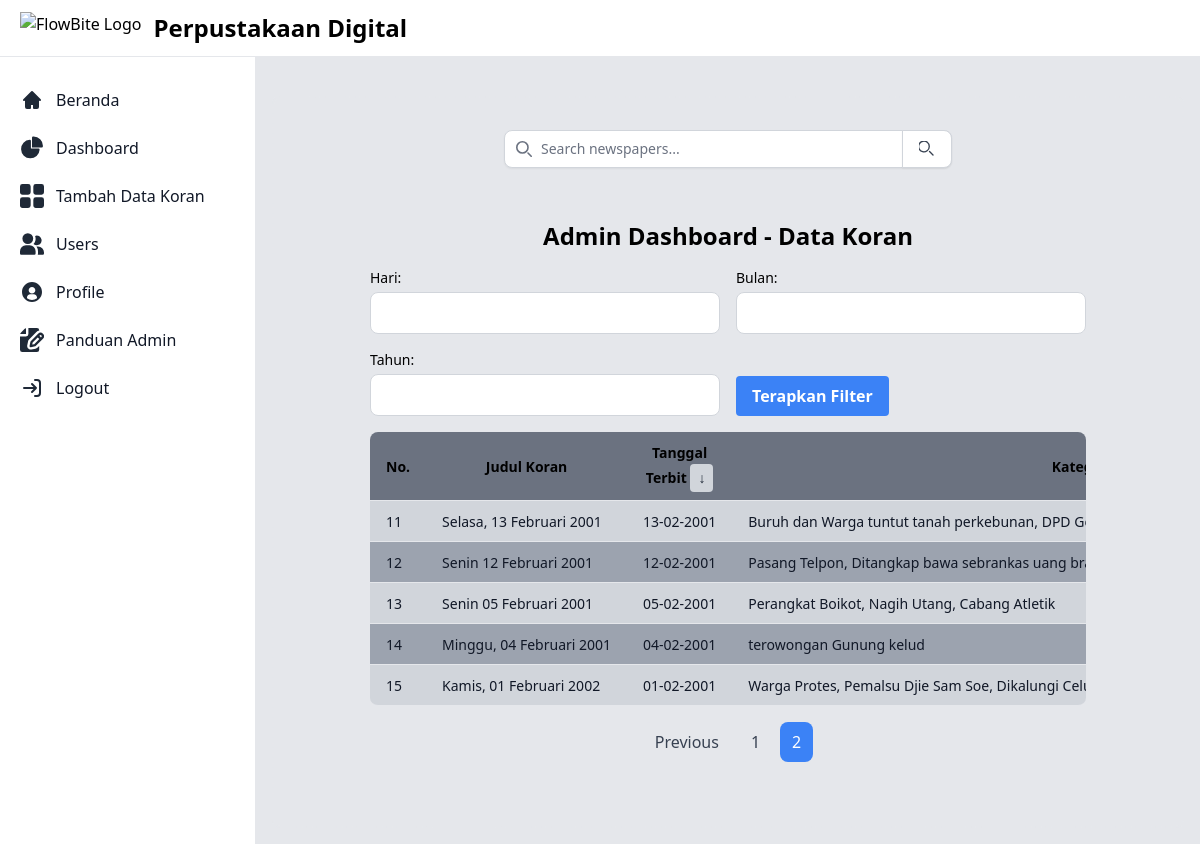
/admin/admin_dashboard.php?page=2 (signed in), run on an earlier commit of the app's database.
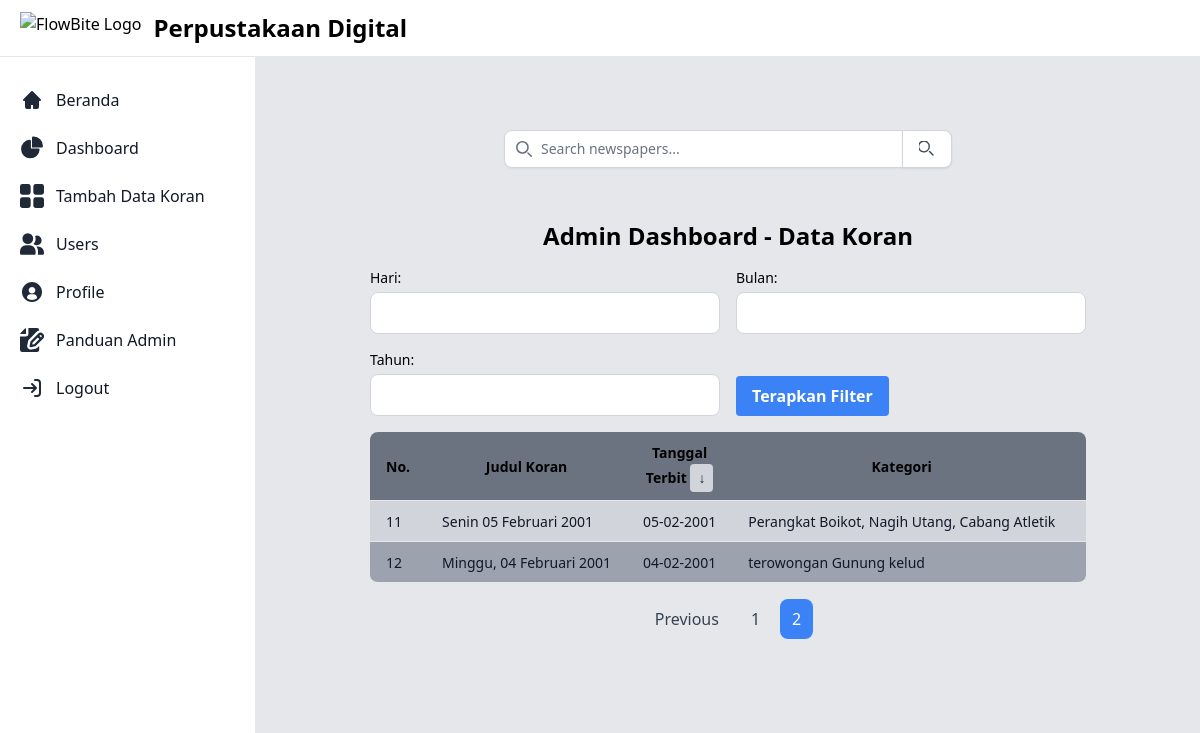
And on a later commit of the database.
### tables this page shows
CREATE TABLE `newspapers` (
  `id` int(11) NOT NULL,
  `title` varchar(255) NOT NULL,
  `publication_date` date NOT NULL,
  `category` varchar(100) DEFAULT NULL,
  `thumbnail` varchar(255) DEFAULT NULL,
  `pdf_file` varchar(255) NOT NULL,
  `created_at` timestamp NOT NULL DEFAULT current_timestamp(),
  `newspaper_type` varchar(255) DEFAULT NULL
);

### admin/admin_dashboard.php (the view, shortened to what this page needs)
<?php
require '../config.php';
$sortOrder = isset($_GET['order']) && $_GET['order'] === 'asc' ? 'ASC' : 'DESC';
$filterDay = '';
$filterMonth = '';
$filterYear = '';
$page = isset($_GET['page']) && is_numeric($_GET['page']) ? (int)$_GET['page'] : 1;
$limit = 10;
$offset = ($page - 1) * $limit;
$sql = 'SELECT * FROM newspapers';
$sql .= ' ORDER BY publication_date ' . $sortOrder;
$countSql = 'SELECT COUNT(*) AS total FROM newspapers';
$stmt = $pdo->prepare($sql . ' LIMIT :limit OFFSET :offset');
$stmtCount = $pdo->prepare($countSql);
$stmt->bindParam(':limit', $limit, PDO::PARAM_INT);
$stmt->bindParam(':offset', $offset, PDO::PARAM_INT);
$stmt->execute();
$newspapers = $stmt->fetchAll(PDO::FETCH_ASSOC);
$stmtCount->execute();
$totalResults = $stmtCount->fetchColumn();
$totalPages = ceil($totalResults / $limit);
?>
<!DOCTYPE html>
<html lang="en">
<head>
    <script src="https://cdn.tailwindcss.com"></script>
    <link href="https://cdn.jsdelivr.net/npm/flowbite@2.4.1/dist/flowbite.min.css" rel="stylesheet" />
    <link rel="stylesheet" href="sweetalert2.min.css">
</head>
<body class="bg-gray-200">
    <div class="flex flex-col md:flex-row">
        <?php
            require 'navbar_admin.php'
        ?>
        <div class="p-4 sm:ml-64">
            <div class="p-4 border-2 border-gray-200 border-dashed rounded-lg dark:border-gray-700 mt-14">
                <main class="flex-1 p-4 md:px-8 md:py-4 lg:px-12">
                    <form class="max-w-md mx-auto mb-5" action="../search.php" method="GET">
                        <div class="relative">
                            <div class="absolute inset-y-0 left-0 flex items-center pl-3 pointer-events-none">
                            </div>
                            <input type="search" id="default-search" name="query"
                                class="block w-full py-2 pl-9 pr-4 text-sm text-gray-900 placeholder-gray-500 bg-white border border-gray-300 rounded-lg shadow-sm focus:outline-none focus:ring-blue-500 focus:border-blue-500 dark:bg-gray-700 dark:text-white dark:placeholder-gray-400 dark:border-gray-600 dark:focus:ring-blue-500 dark:focus:border-blue-500"
                                placeholder="Search newspapers..." />
                            <button type="submit"
                                class="absolute inset-y-0 right-0 flex items-center justify-center px-4 text-gray-700 bg-white border border-gray-300 rounded-r-lg shadow-sm hover:bg-gray-50 focus:outline-none focus:ring-blue-500 focus:border-blue-500 dark:bg-gray-600 dark:text-white dark:border-gray-600 dark:hover:bg-gray-700 dark:focus:ring-blue-500 dark:focus:border-blue-500">
                                <svg class="w-4 h-4" fill="none" stroke="currentColor" viewBox="0 0 24 24"
                                    xmlns="http://www.w3.org/2000/svg">
                                    <path stroke-linecap="round" stroke-linejoin="round" stroke-width="2"
                                        d="M21 21l-5.2-5.2m-0.4-7.6a8 8 0 1 0-3.2 6.4 8 8 0 0 0 3.2-6.4Z" />
                                </svg>
                            </button>
                        </div>
                    </form>
                    <div class="max-w-screen-xl mx-auto px-4 sm:px-6 lg:px-8 py-8">
                        <div class="flex justify-center items-center mb-4">
                            <h2 class="text-2xl font-semibold text-black dark:text-black">Admin Dashboard - Data Koran
                            </h2>
                        </div>
                        <form action="admin_dashboard.php" method="POST" class="mb-4">
                            <div class="grid grid-cols-1 sm:grid-cols-2 gap-4">
                                <div>
                                    <label for="filter_day"
                                        class="block text-sm font-medium text-black mb-1">Hari:</label>
                                    <input type="number" id="filter_day" name="filter_day" min="1" max="31"
                                        value="<?php echo htmlspecialchars($filterDay); ?>"
                                        class="block w-full mt-1 py-2 px-3 border border-gray-300 rounded-lg focus:outline-none focus:ring-blue-500 focus:border-blue-500">
                                </div>
                                <div>
                                    <label for="filter_month"
                                        class="block text-sm font-medium text-black mb-1">Bulan:</label>
                                    <input type="number" id="filter_month" name="filter_month" min="1" max="12"
                                        value="<?php echo htmlspecialchars($filterMonth); ?>"
                                        class="block w-full mt-1 py-2 px-3 border border-gray-300 rounded-lg focus:outline-none focus:ring-blue-500 focus:border-blue-500">
                                </div>
                                <div>
                                    <label for="filter_year"
                                        class="block text-sm font-medium text-black mb-1">Tahun:</label>
                                    <input type="number" id="filter_year" name="filter_year" min="1900"
                                        max="<?php echo date('Y'); ?>"
                                        value="<?php echo htmlspecialchars($filterYear); ?>"
                                        class="block w-full mt-1 py-2 px-3 border border-gray-300 rounded-lg focus:outline-none focus:ring-blue-500 focus:border-blue-500">
                                </div>
                                <div class="flex items-end">
                                    <button type="submit"
                                        class="bg-blue-500 hover:bg-blue-600 text-white font-bold py-2 px-4 rounded inline-block">Terapkan
                                        Filter</button>
                                </div>
                            </div>
                        </form>
                        <div class="overflow-x-auto border-b border-gray-200 sm:rounded-lg">
                            <table class="min-w-full divide-y divide-gray-200">
                                <thead class="bg-gray-500">
                                    <tr>
                                        <th class="py-2 px-4">
                                            <span class="text-sm font-bold text-black">No.</span>
                                        </th>
                                        <th class="py-2 px-4">
                                            <span class="text-sm font-bold text-black">Judul Koran</span>
                                        </th>
                                        <th class="py-2 px-4">
                                            <span class="text-sm font-bold text-black">Tanggal Terbit
                                                <a href="?sort=publication_date&order=<?php echo $sortOrder === 'ASC' ? 'desc' : 'asc'; ?>"
                                                    class="bg-gray-300 hover:bg-gray-400 text-gray-800 font-bold py-1 px-2 rounded inline-block">
                                                    <?php echo $sortOrder === 'ASC' ? '↑' : '↓'; ?>
                                                </a>
                                            </span>
                                        </th>
                                        <th class="py-2 px-4">
                                            <span class="text-sm font-bold text-black">Kategori</span>
                                        </th>
                                        <th class="py-2 px-4">
                                        </th>
                                    </tr>
                                </thead>
                                <tbody class="bg-white divide-y divide-gray-200">
                                    <?php foreach ($newspapers as $index => $newspaper) : ?>
                                    <tr class="<?php echo $index % 2 == 0 ? 'bg-gray-300' : 'bg-gray-400'; ?>">
                                        <td class="py-2 px-4 whitespace-nowrap">
                                            <span
                                                class="text-sm text-gray-900"><?php echo $index + 1 + ($page - 1) * $limit; ?></span>
                                        </td>
                                        <td class="py-2 px-4 whitespace-nowrap">
                                            <span
                                                class="text-sm text-gray-900"><?php echo htmlspecialchars($newspaper['title']); ?></span>
                                        </td>
                                        <td class="py-2 px-4 whitespace-nowrap">
                                            <span
                                                class="text-sm text-gray-900"><?php echo date('d-m-Y', strtotime($newspaper['publication_date'])); ?></span>
                                        </td>
                                        <td class="py-2 px-4 whitespace-nowrap">
                                            <span
                                                class="text-sm text-gray-900"><?php echo htmlspecialchars($newspaper['category']); ?></span>
                                        </td>
                                        <td class="py-2 px-4 whitespace-nowrap">
                                        </td>
                                    </tr>
                                    <?php endforeach; ?>
                                </tbody>
                            </table>
                        </div>
                        <?php if ($totalPages > 1) : ?>
                        <div class="flex justify-center mt-4">
                            <nav class="flex space-x-2" aria-label="Pagination">
                                <?php if ($page > 1) : ?>
                                <a href="?page=<?php echo $page - 1; ?>"
                                    class="py-2 px-3 bg-gray-200 text-gray-700 hover:bg-gray-300 rounded-lg">Previous</a>
                                <?php endif; ?>
                                <?php for ($i = 1; $i <= $totalPages; $i++) : ?>
                                <a href="?page=<?php echo $i; ?>"
                                    class="<?php echo $i === $page ? 'bg-blue-500 text-white' : 'bg-gray-200 text-gray-700 hover:bg-gray-300'; ?> py-2 px-3 rounded-lg"><?php echo $i; ?></a>
                                <?php endfor; ?>
                            </nav>
                        </div>
                        <?php endif; ?>
                    </div>
                </main>
            </div>
        </div>
</body>
</html>

### admin/navbar_admin.php (shortened to what this page needs)
<!DOCTYPE html>
<html lang="en">
<head>
    <link rel="stylesheet" href="sweetalert2.min.css">
</head>
<body>
    <nav class="fixed top-0 z-50 w-full bg-white border-b border-gray-200 dark:bg-gray-800 dark:border-gray-700">
        <div class="px-3 py-3 lg:px-5 lg:pl-3">
            <div class="flex items-center justify-between">
                <div class="flex items-center justify-start rtl:justify-end">
                    <a href="#" class="flex ms-2 md:me-24">
                        <img src="https://flowbite.com/docs/images/logo.svg" class="h-8 me-3" alt="FlowBite Logo" />
                        <span
                            class="self-center text-xl font-semibold sm:text-2xl whitespace-nowrap dark:text-white">Perpustakaan Digital</span>
                    </a>
                </div>
                <div class="flex items-center">
                    <div class="flex items-center ms-3">
                        <div>
                            <button type="button"
                                class="flex text-sm bg-gray-800 rounded-full focus:ring-4 focus:ring-gray-300 dark:focus:ring-gray-600"
                                aria-expanded="false" data-dropdown-toggle="dropdown-user">
                                <?php
                                    if (isset($_SESSION['name'])) {
                                        echo '<div class="relative inline-block text-left">';
                                        echo '<button id="dropdown-toggle" type="button" class="text-white text-xl underline hover:underline focus:outline-none">';
                                        echo '</button>';
                                        echo '</div>';
                                    } else {
                                        echo '<a href="/path/to/login.php" class="text-sm text-blue-600 dark:text-blue-500 hover:underline">Login</a>';
                                    }
                                    ?>
                        </div>
                    </div>
                </div>
            </div>
        </div>
        </div>
    <aside id="logo-sidebar"
        class="fixed top-0 left-0 z-40 w-64 h-screen pt-20 transition-transform -translate-x-full bg-white border-r border-gray-200 sm:translate-x-0 dark:bg-gray-800 dark:border-gray-700"
        aria-label="Sidebar">
        <div class="h-full px-3 pb-4 overflow-y-auto bg-white dark:bg-gray-800">
            <ul class="space-y-2 font-medium">
                <li>
                    <a href="../index.php"
                        class="flex items-center p-2 text-gray-900 rounded-lg dark:text-white hover:bg-gray-100 dark:hover:bg-gray-700 group">
                        <span class="ms-3">Beranda</span>
                    </a>
                </li>
                <li>
                    <a href="admin_dashboard.php"
                        class="flex items-center p-2 text-gray-900 rounded-lg dark:text-white hover:bg-gray-100 dark:hover:bg-gray-700 group">
                        <span class="ms-3">Dashboard</span>
                    </a>
                </li>
                <li>
                    <a href="add_newspaper.php"
                        class="flex items-center p-2 text-gray-900 rounded-lg dark:text-white hover:bg-gray-100 dark:hover:bg-gray-700 group">
                        <span class="flex-1 ms-3 whitespace-nowrap">Tambah Data Koran</span>
                    </a>
                </li>
                <li>
                    <a href="daftar_user.php"
                        class="flex items-center p-2 text-gray-900 rounded-lg dark:text-white hover:bg-gray-100 dark:hover:bg-gray-700 group">
                        <span class="flex-1 ms-3 whitespace-nowrap">Users</span>
                    </a>
                </li>
                <li>
                    <a href="../profile.php"
                        class="flex items-center p-2 text-gray-900 rounded-lg dark:text-white hover:bg-gray-100 dark:hover:bg-gray-700 group">
                        <span class="flex-1 ms-3 whitespace-nowrap">Profile</span>
                    </a>
                </li>
                <li>
                    <button data-modal-target="large-modal" data-modal-toggle="large-modal"
                        class="flex items-center p-2 text-gray-900 rounded-lg dark:text-white hover:bg-gray-100 dark:hover:bg-gray-700 group"
                        type="button">
                        <span class="flex-1 ms-3 whitespace-nowrap">Panduan Admin</span>
                    </button>
                </li>
                <li>
                    <a href="../logout.php"
                        class="flex items-center p-2 text-gray-900 rounded-lg dark:text-white hover:bg-gray-100 dark:hover:bg-gray-700 group">
                        <span class="flex-1 ms-3 whitespace-nowrap">Logout</span>
                    </a>
                </li>
            </ul>
        </div>
    </aside>
</body>
</html>

What changed in the data, as far as the page shows it:
no longer on this page (row unchanged): newspapers: limit "11", title "Selasa, 13 Februari 2001", publication_date "13-02-2001", category "Buruh dan Warga tuntut tanah perkebunan, DPD…"
no longer on this page (row unchanged): newspapers: limit "12", title "Senin 12 Februari 2001", publication_date "12-02-2001", category "Pasang Telpon, Ditangkap bawa sebrankas uang…"
removed newspapers: limit "15", title "Kamis, 01 Februari 2002", publication_date "01-02-2001", category "Warga Protes, Pemalsu Djie Sam Soe, Dikalungi…"
computed for newspapers "Senin 05 Februari 2001": limit "13" → "11"
computed for newspapers "Minggu, 04 Februari 2001": limit "14" → "12"
